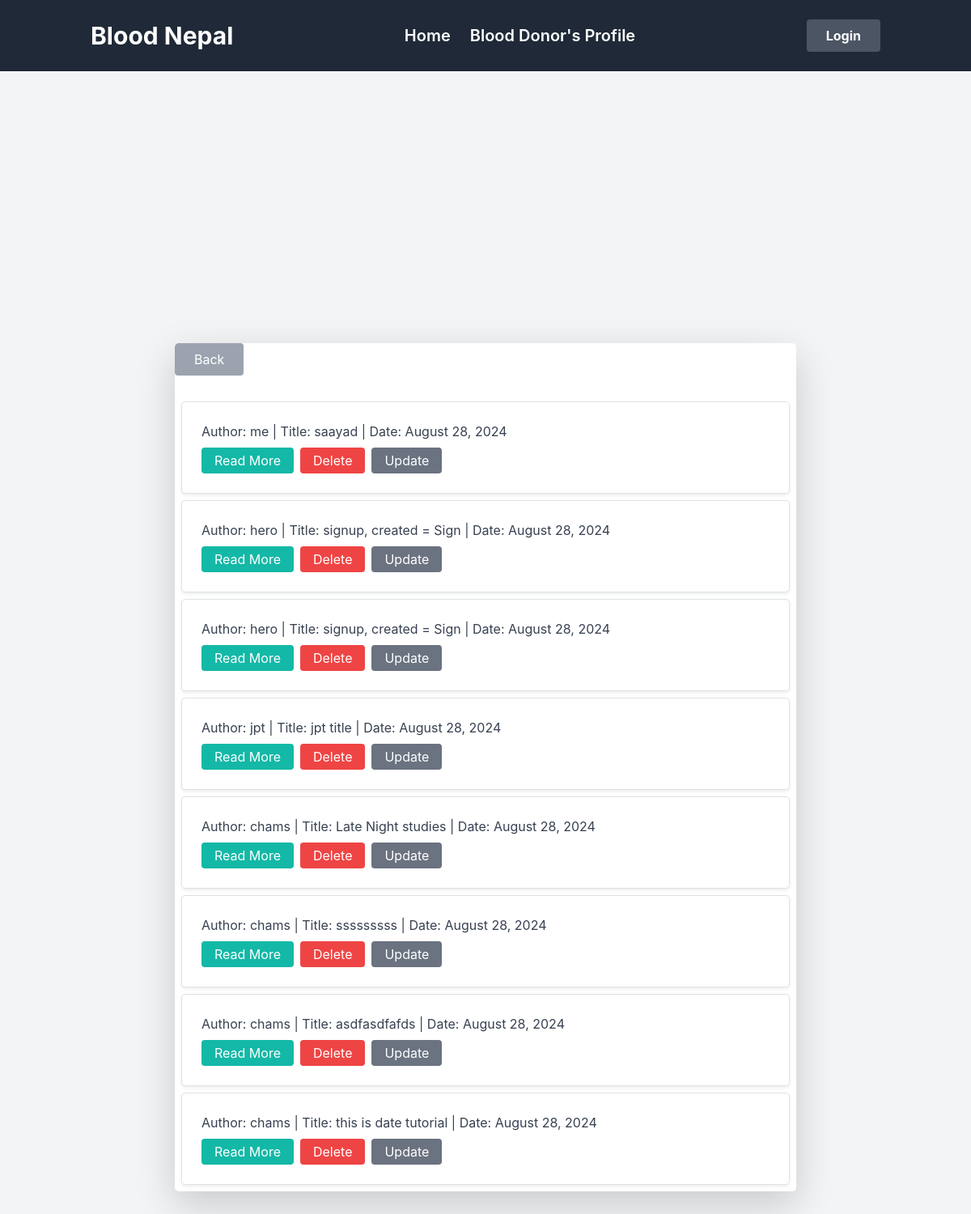
Screenshot of /blog/ with the database file from the repository.
### blog/models.py (models this page shows, shortened)
class Blog(models.Model):
    user = models.ForeignKey(User, on_delete=models.CASCADE, null=True)
    signup = models.ForeignKey(SignUp, on_delete=models.CASCADE, null= True)
    title = models.CharField('title',max_length=30)
    created_at = models.DateTimeField(auto_now_add=True, null= True)
    content = models.TextField()
    list_display = ('user', 'title', 'author','date')

### blog/views.py (the view)
# urls.py: path("", views.blog, name="blog"),
def blog(request):
    username = request.user.username # Gets the username of user who is logged in from User table
    blog_post = Blog.objects.all()
    context = {'username':username,'blog_post':blog_post}
    return render(request, "blog/blog.html", context)

### blog/templates/blog/blog.html (shortened to what this page needs)
{% extends 'profile/base.html' %}
{% load static %}
{% block body %}
<div class="flex items-center justify-center min-h-screen bg-gray-100 px-2 py-4">
  <div class="bg-white shadow-lg rounded-lg overflow-hidden max-w-3xl w-full">
      <a href="{% url 'home' %}"><button class="bg-gray-400 text-white py-2 px-4 rounded " type="submit">Back</button></a>
      <section class="p-2">
          <ul class="space-y-2">
              {% for blogs in blog_post %}
                  <li class="border border-gray-300 rounded-lg p-4 bg-white shadow-sm">
                      <div class="text-gray-700 mb-2">
                          <p>Author: {{ blogs.user }} | Title: {{ blogs.title }} | Date: {{ blogs.created_at|date:"F j, Y" }}</p>
                      </div>
                      <div class="flex space-x-2">
                          <a href="{% url 'read_post' blogs.id %}">
                              <button class="bg-teal-500 text-white py-1 px-3 rounded hover:bg-teal-600 focus:outline-none focus:ring-2 focus:ring-teal-500">Read More</button>
                          </a>
                          <a href="{% url 'delete_blog' blogs.id %}">
                              <button class="bg-red-500 text-white py-1 px-3 rounded hover:bg-red-600 focus:outline-none focus:ring-2 focus:ring-red-500">Delete</button>
                          </a>
                          <a href="{% url 'update_blog' blogs.id %}">
                              <button class="bg-gray-500 text-white py-1 px-3 rounded hover:bg-gray-600 focus:outline-none focus:ring-2 focus:ring-gray-500">Update</button>
                          </a>
                      </div>
                  </li>
              {% endfor %}
          </ul>
      </section>
  </div>
</div>
{% endblock %}

### rows the page displays
Blog: user "me", title "saayad", created_at "August 28, 2024"
Blog: user "hero", title "signup, created = Sign", created_at "August 28, 2024"
Blog: user "hero", title "signup, created = Sign", created_at "August 28, 2024"
Blog: user "jpt", title "jpt title", created_at "August 28, 2024"
Blog: user "chams", title "Late Night studies", created_at "August 28, 2024"
Blog: user "chams", title "sssssssss", created_at "August 28, 2024"
Blog: user "chams", title "asdfasdfafds", created_at "August 28, 2024"
Blog: user "chams", title "this is date tutorial", created_at "August 28, 2024"
